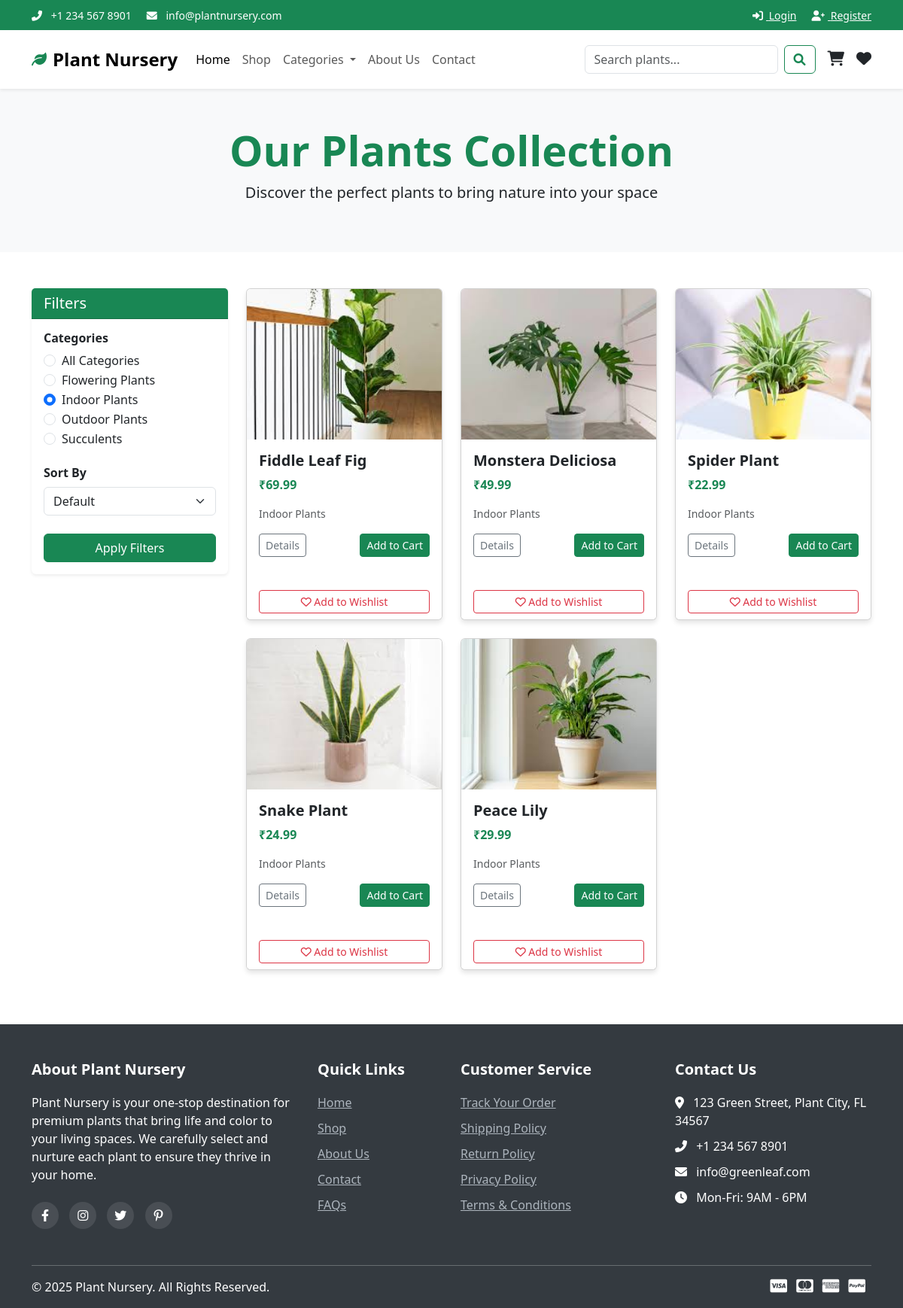
The page /shop.php?category_id=1 on the database as committed earlier.
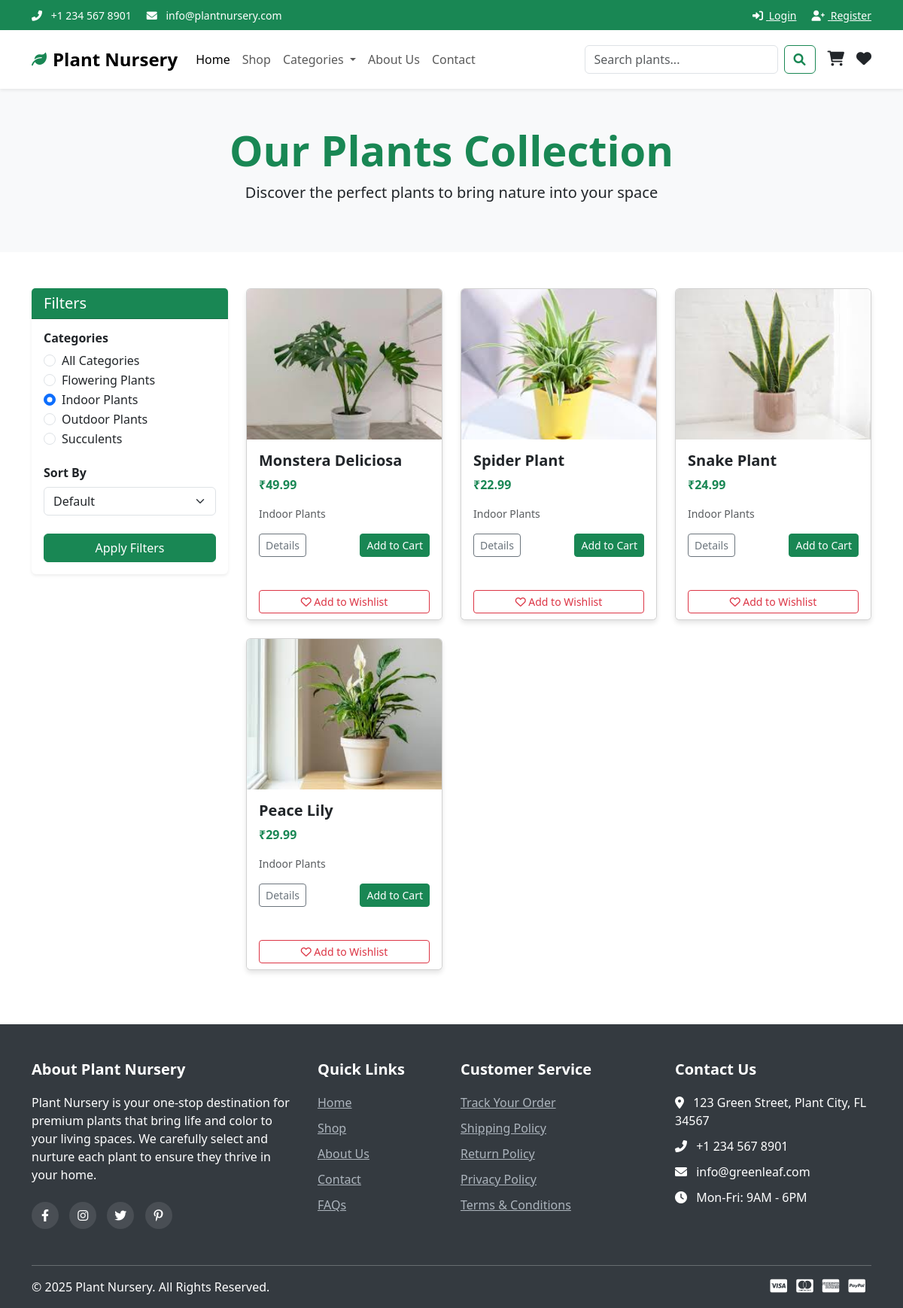
The same page on the database as committed later.
### tables this page shows
CREATE TABLE IF NOT EXISTS categories (
    id INT AUTO_INCREMENT PRIMARY KEY,
    name VARCHAR(100) NOT NULL,
    description TEXT,
    image_path VARCHAR(255),
    created_at TIMESTAMP DEFAULT CURRENT_TIMESTAMP,
    updated_at TIMESTAMP DEFAULT CURRENT_TIMESTAMP ON UPDATE CURRENT_TIMESTAMP
);

CREATE TABLE IF NOT EXISTS products (
    id INT AUTO_INCREMENT PRIMARY KEY,
    name VARCHAR(100) NOT NULL,
    description TEXT,
    price DECIMAL(10, 2) NOT NULL,
    sale_price DECIMAL(10, 2),
    stock_quantity INT NOT NULL DEFAULT 0,
    reorder_level INT NOT NULL DEFAULT 10,
    image_path VARCHAR(255),
    category_id INT,
    featured BOOLEAN DEFAULT 0,
    status ENUM('in_stock', 'out_of_stock', 'coming_soon') DEFAULT 'in_stock',
    created_at TIMESTAMP DEFAULT CURRENT_TIMESTAMP,
    updated_at TIMESTAMP DEFAULT CURRENT_TIMESTAMP ON UPDATE CURRENT_TIMESTAMP,
    FOREIGN KEY (category_id) REFERENCES categories(id) ON DELETE SET NULL
);

### shop.php (the view, shortened to what the changed rows need)
<?php
include_once("includes/db_connection.php");
$category_id = isset($_GET['category_id']) ? intval($_GET['category_id']) : 0;
$sort = isset($_GET['sort']) ? $_GET['sort'] : 'default';
$query = "SELECT p.*, c.name as category_name
          FROM products p
          LEFT JOIN categories c ON p.category_id = c.id
          WHERE 1=1";
if ($category_id > 0) {
    $query .= " AND p.category_id = $category_id";
}
switch ($sort) {
    default:
        $query .= " ORDER BY p.id DESC";
}
$result = mysqli_query($conn, $query);
$products = [];
if ($result) {
    while ($row = mysqli_fetch_assoc($result)) {
        $products[] = $row;
    }
}
$categories_query = "SELECT * FROM categories ORDER BY name ASC";
$categories_result = mysqli_query($conn, $categories_query);
$categories = [];
if ($categories_result) {
    while ($row = mysqli_fetch_assoc($categories_result)) {
        $categories[] = $row;
    }
}
?>
<!DOCTYPE html>
<html lang="en">
<head>
    <link rel="stylesheet" href="css/style.css">
    <link href="https://cdn.jsdelivr.net/npm/bootstrap@5.3.0/dist/css/bootstrap.min.css" rel="stylesheet">
    <link rel="stylesheet" href="https://cdnjs.cloudflare.com/ajax/libs/font-awesome/6.0.0/css/all.min.css">
</head>
<body>
    <section class="shop-banner bg-light py-5">
        <div class="container">
            <div class="row">
                <div class="col-12 text-center">
                    <h1 class="display-4 fw-bold text-success">Our Plants Collection</h1>
                </div>
            </div>
        </div>
    </section>
    <section class="shop-content py-5">
        <div class="container">
            <div class="row">
                <div class="col-lg-3 mb-4">
                    <div class="card border-0 shadow-sm">
                        <div class="card-body">
                            <form action="shop.php" method="GET">
                                <div class="mb-4">
                                    <?php foreach($categories as $category): ?>
                                        <div class="form-check">
                                            <input class="form-check-input" type="radio" name="category_id" id="category_<?php echo $category['id']; ?>" value="<?php echo $category['id']; ?>" <?php echo $category_id == $category['id'] ? 'checked' : ''; ?>>
                                            <label class="form-check-label" for="category_<?php echo $category['id']; ?>">
                                                <?php echo htmlspecialchars($category['name']); ?>
                                            </label>
                                        </div>
                                    <?php endforeach; ?>
                                </div>
                            </form>
                        </div>
                    </div>
                </div>
                <div class="col-lg-9">
                    <div class="row">
                        <?php if(count($products) > 0): ?>
                            <?php foreach($products as $product): ?>
                                <div class="col-md-4 mb-4">
                                    <div class="card h-100 product-card">
                                        <img src="<?php echo $product['image_path']; ?>" class="card-img-top" alt="<?php echo htmlspecialchars($product['name']); ?>">
                                        <div class="card-body">
                                            <h5 class="card-title"><?php echo htmlspecialchars($product['name']); ?></h5>
                                            <p class="card-text text-success fw-bold">₹<?php echo number_format($product['price'], 2); ?></p>
                                            <p class="card-text small text-muted"><?php echo htmlspecialchars($product['category_name']); ?></p>
                                            <div class="d-flex justify-content-between">
                                                <a href="product.php?id=<?php echo $product['id']; ?>" class="btn btn-sm btn-outline-secondary">Details</a>
                                                <form action="add_to_cart.php" method="post" class="m-0">
                                                    <button type="submit" class="btn btn-sm btn-success">Add to Cart</button>
                                                </form>
                                            </div>
                                        </div>
                                        <div class="card-footer bg-white border-top-0">
                                            <form action="add_to_wishlist.php" method="post" class="m-0">
                                                <button type="submit" class="btn btn-sm btn-outline-danger w-100"><i class="far fa-heart"></i> Add to Wishlist</button>
                                            </form>
                                        </div>
                                    </div>
                                </div>
                            <?php endforeach; ?>
                        <?php endif; ?>
                    </div>
                </div>
            </div>
        </div>
    </section>
</body>
</html>

Rows that differ between the two databases and show on the page:
removed products: image_path (picture), name "Fiddle Leaf Fig", price "69.99", category.name "Indoor Plants"
